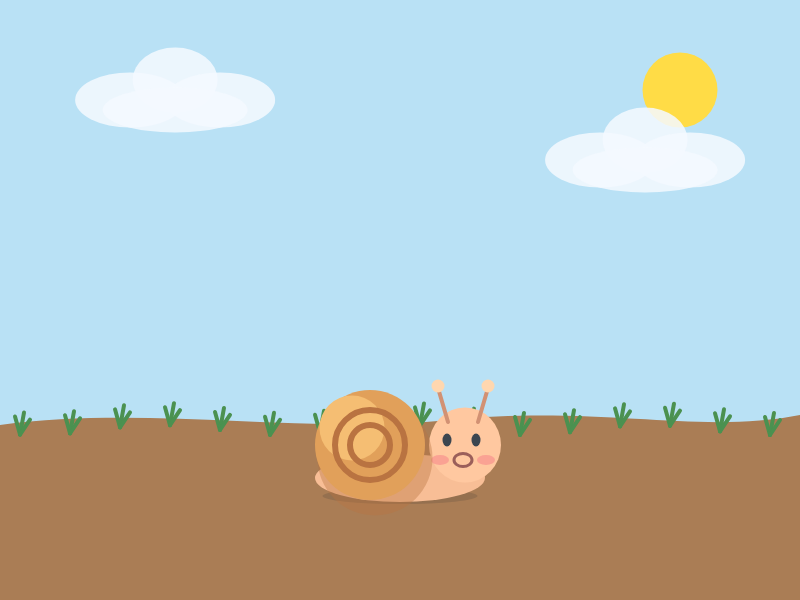
Frame 1 (no input)
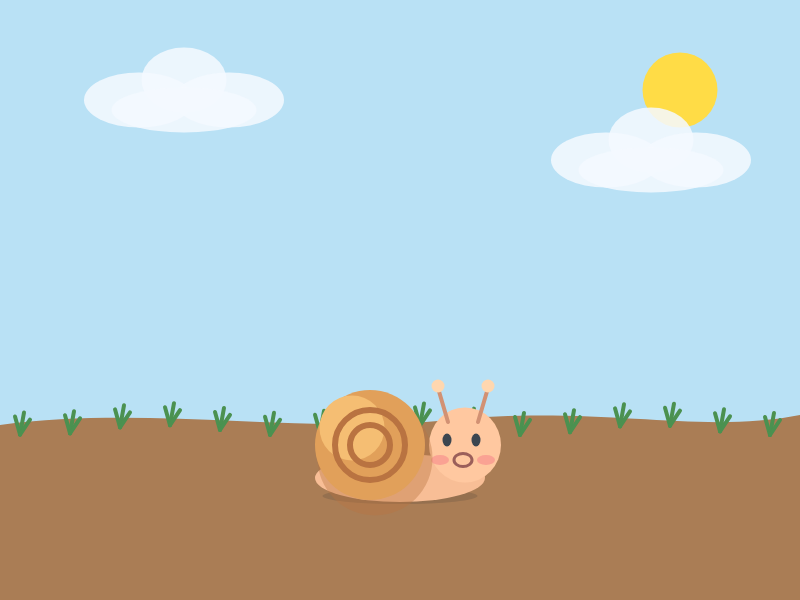
Frame 60 (no input)
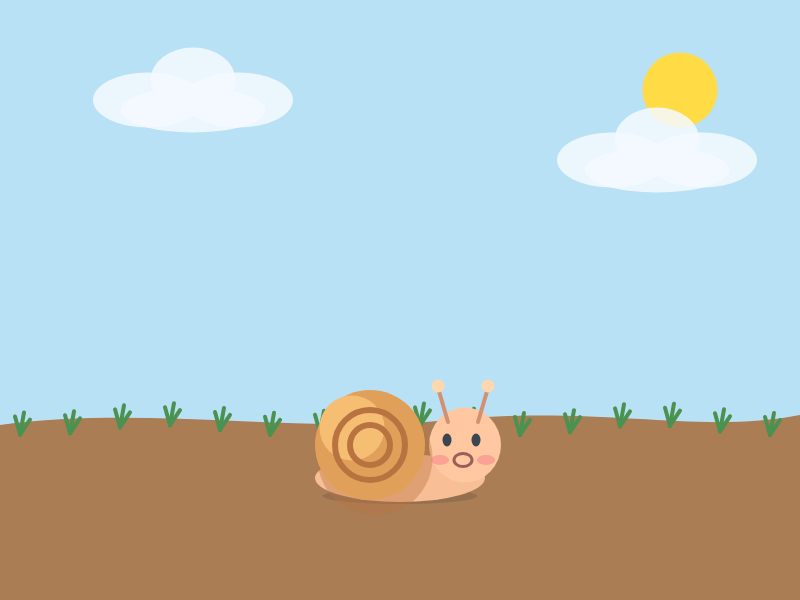
Frame 120 (the mouse pressed at the canvas centre since frame 60)

The p5.js sketch that drew these frames (run headless with seeded random() and noise() and a simulated clock; from frame 60 on, the mouse is pressed at the canvas centre):

// p5.js sketch
// ── sketch.js
let snailX=400,snailY=440;
let holding=false,timer=0,colorIndex=0;
let bubbles=[],stars=[];

let clouds=[
  {x:130,y:100,s:.15},
  {x:600,y:160,s:.1}
];

let colors=[
  [255,80,170],[255,110,145],[255,145,70],[255,220,50],
  [255,245,90],[90,230,150],[70,210,100],[70,190,255],
  [50,220,225],[145,90,245],[190,140,255],[240,110,220]
];

function setup(){
  createCanvas(800,600);
}

function draw(){
  background(185,225,245);
  sky();
  ground();

  if(holding&&++timer>11){
    makeBubble();
    timer=0;
  }

  snail();
  drawBubbles();
  drawStars();
}


// ====================
// 泡泡
// ====================

function makeBubble(){
  bubbles.push({
    x:snailX+63,y:snailY+20,
    size:random(8,65),
    vx:random(-2.4,2.4),
    vy:random(-1.8,-.8),
    c:colors[colorIndex++%colors.length]
  });
}

function drawBubbles(){
  for(let i=bubbles.length-1;i>=0;i--){
    let b=bubbles[i];

    b.x+=b.vx;
    b.y+=b.vy;
    b.vx*=.995;

    noStroke();
    fill(...b.c,45);
    circle(b.x,b.y,b.size*.9);

    noFill();
    stroke(...b.c);
    strokeWeight(3);
    circle(b.x,b.y,b.size);

    noStroke();
    fill(255,220);
    circle(
      b.x-b.size*.25,
      b.y-b.size*.25,
      max(2,b.size*.2)
    );

    if(b.y<-60)bubbles.splice(i,1);
  }
}


// ====================
// 泡泡变星星
// ====================

function popBubbles(){
  for(let b of bubbles){
    for(let i=0;i<6;i++){
      let a=random(TWO_PI),v=random(1.5,4);

      stars.push({
        x:b.x,y:b.y,
        vx:cos(a)*v,vy:sin(a)*v,
        size:random(5,18),
        life:random(70,115),
        c:b.c,
        r:random(TWO_PI),
        rs:random(-.04,.04)
      });
    }
  }

  bubbles=[];
}

function drawStars(){
  for(let i=stars.length-1;i>=0;i--){
    let s=stars[i];

    s.x+=s.vx;
    s.y+=s.vy;
    s.vx*=.97;
    s.vy=s.vy*.97+.01;
    s.r+=s.rs;
    s.life--;

    push();
    translate(s.x,s.y);
    rotate(s.r);

    fill(...s.c,min(255,s.life*4));
    noStroke();
    star(0,0,s.size,s.size*.45);

    pop();

    if(s.life<=0)stars.splice(i,1);
  }
}

function star(x,y,o,n){
  beginShape();

  for(let i=0;i<10;i++){
    let a=-PI/2+i*PI/5;
    let r=i%2? n:o;
    vertex(x+cos(a)*r,y+sin(a)*r);
  }

  endShape(CLOSE);
}


// ====================
// 蜗牛
// ====================

function snail(){

  noStroke();
  fill(80,70,60,60);
  ellipse(snailX,snailY+56,155,16);

  push();
  translate(snailX,snailY);

  if(holding)rotate(sin(frameCount*.12)*.025);

  // 身体
  noStroke();
  fill(248,190,150);
  ellipse(0,38,170,48);

  // 头
  fill(255,200,160);
  ellipse(65,5,72,75);

  // 触角
  stroke(210,145,115);
  strokeWeight(4);
  line(48,-18,38,-52);
  line(78,-18,88,-52);

  noStroke();
  fill(255,215,175);
  circle(38,-54,13);
  circle(88,-54,13);

  // 眼睛
  fill(60,70,80);
  ellipse(47,0,9,13);
  ellipse(76,0,9,13);

  // 腮红
  fill(245,125,135,130);
  ellipse(40,20,18,10);
  ellipse(86,20,18,10);

  // 嘴巴
  noFill();
  stroke(155,95,90);
  strokeWeight(3);
  ellipse(63,20,18,13);

  shell();

  pop();
}

function shell(){

  noStroke();

  fill(185,115,65,100);
  circle(-25,18,115);

  fill(225,160,90);
  circle(-30,5,110);

  fill(245,190,115);
  circle(-48,-12,65);

  noFill();
  stroke(185,115,65);
  strokeWeight(6);

  arc(-30,5,70,70,.2,TWO_PI+.2);
  arc(-30,5,40,40,.4,TWO_PI+.4);
}


// ====================
// 天空 + 云朵
// ====================

function sky(){

  noStroke();

  // 太阳
  fill(255,220,70);
  circle(680,90,75);

  // 云朵移动
  for(let c of clouds){
    c.x+=c.s;

    if(c.x>width+150)c.x=-150;

    cloud(c.x,c.y);
  }
}

function cloud(x,y){

  noStroke();
  fill(245,250,255,220);

  ellipse(x,y,110,55);
  ellipse(x+45,y-20,85,65);
  ellipse(x+90,y,110,55);
  ellipse(x+45,y+10,145,45);
}


// ====================
// 地面
// ====================

function ground(){

  noStroke();
  fill(170,125,85);

  beginShape();

  vertex(0,425);

  bezierVertex(
    150,405,
    300,435,
    450,420
  );

  bezierVertex(
    600,405,
    700,435,
    800,415
  );

  vertex(800,600);
  vertex(0,600);

  endShape(CLOSE);

  grass();
}

function grass(){

  stroke(75,145,80);
  strokeWeight(4);

  for(let x=20;x<width;x+=50){
    let y=430+sin(x*.1)*5;

    line(x,y,x-5,y-18);
    line(x,y,x+4,y-22);
    line(x,y,x+10,y-15);
  }
}


// ====================
// 鼠标 + 手机
// ====================

function start(x,y){

  if(dist(x,y,snailX,snailY)<130){
    holding=true;
    timer=0;
  }

  return false;
}

function end(){

  if(holding){
    holding=false;
    popBubbles();
  }

  return false;
}

function mousePressed(){
  return start(mouseX,mouseY);
}

function mouseReleased(){
  return end();
}

function touchStarted(){

  if(touches.length)
    return start(touches[0].x,touches[0].y);

  return false;
}

function touchEnded(){
  return end();
}
